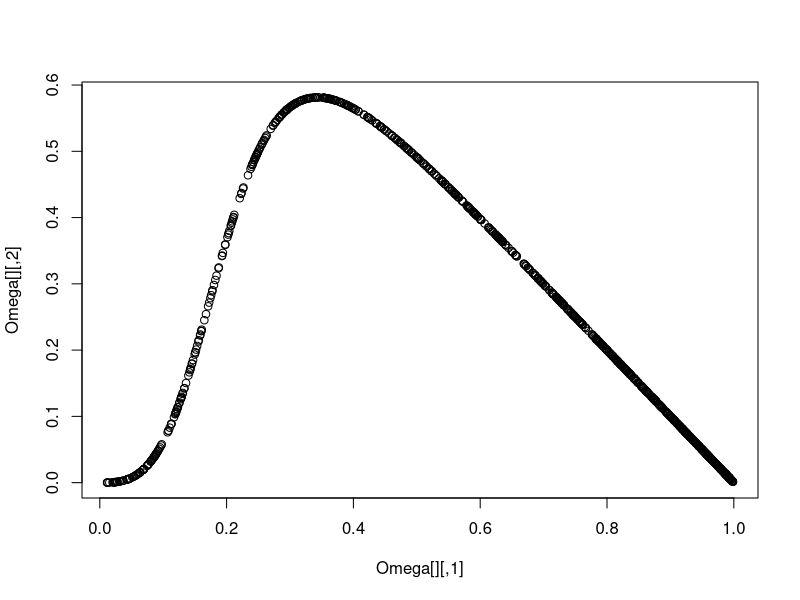
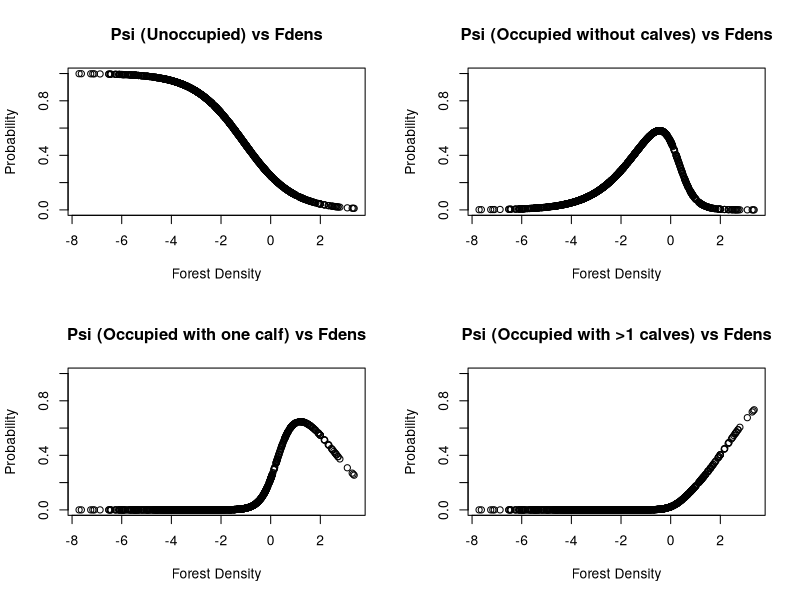
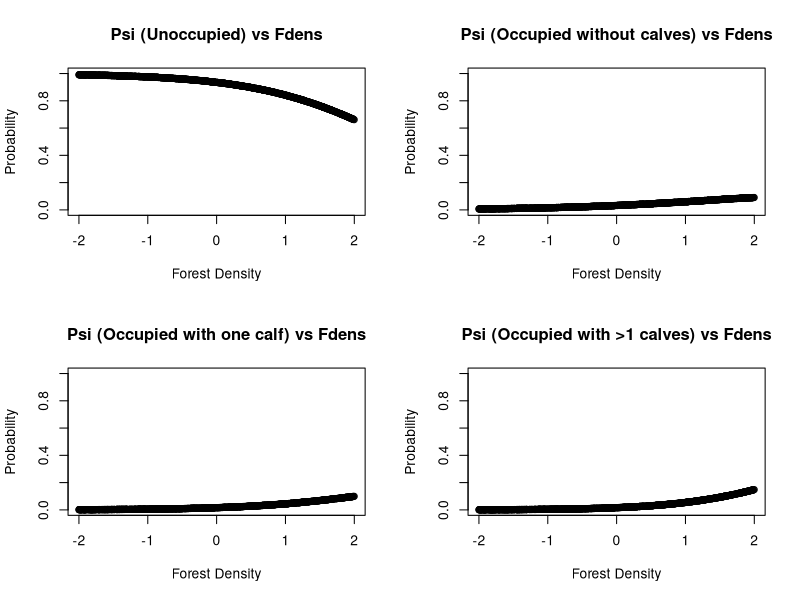
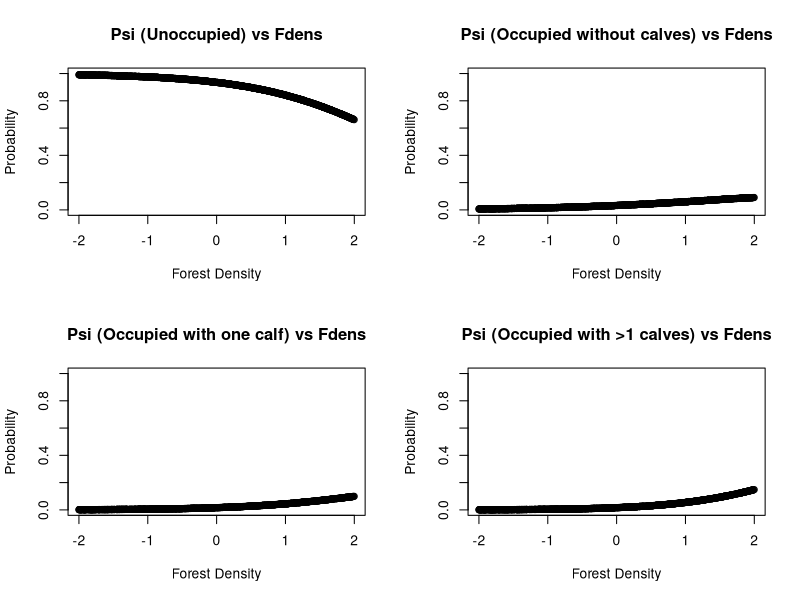
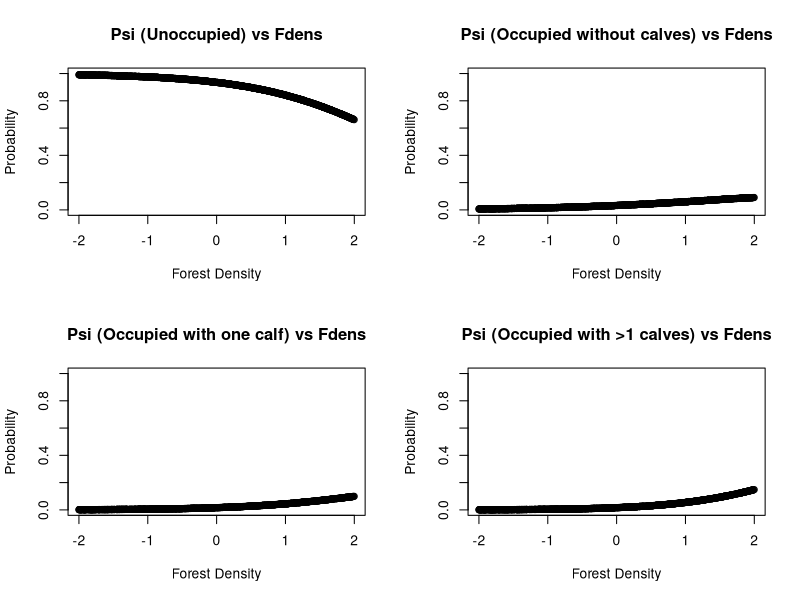
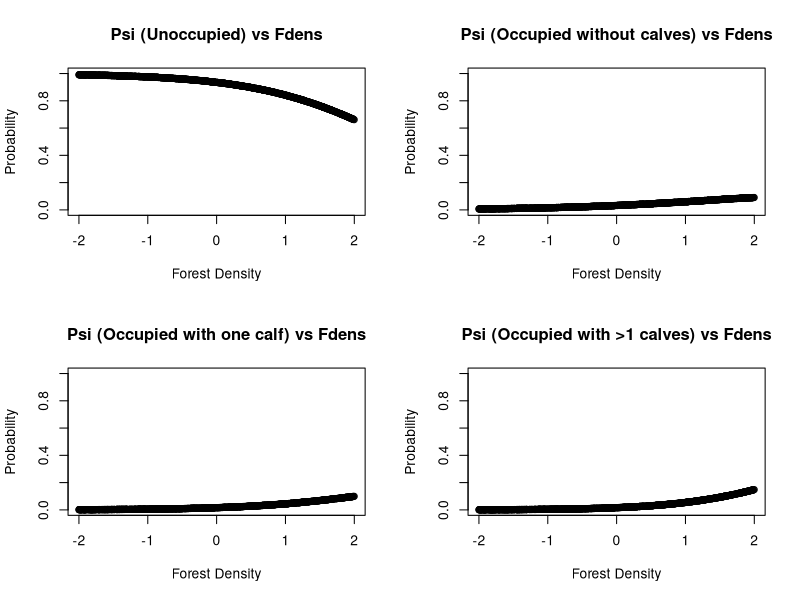

These charts were generated, in order, by the following R code:
psi <- 0.6
R1 <- 0.5
R2 <- 0.2
nsites <- 1000
Fdens <- rnorm(n = nsites, -2, 2)
Fdens2 <- runif(n = nsites, -2, 2)
Omega <- matrix(0, nrow = nsites, ncol = 4)
beta0 = log(c(3, 0.5, 0.1))
beta1 = c(1, 3, 1)
# If covariates are used, calculate Omega based on logistic regression
for (i in 1:nsites) {
  psi_logit <- beta0[1] + beta1[1] * Fdens[i]
  R1_logit <- beta0[2] + beta1[2] * Fdens[i]
  R2_logit <- beta0[3] + beta1[3] * Fdens[i]
  
  psi <- plogis(psi_logit)
  R1 <- plogis(R1_logit)
  R2 <- plogis(R2_logit)
  
  Omega[i, ] <- c(1 - psi, psi * (1 - R1), psi * R1 * (1 - R2), psi * R1 * R2)
}


plot(Omega[])
rowSums(Omega[,2:4])


par(mfrow = c(2, 2))
plot(Fdens, Omega[, 1], main = "Psi (Unoccupied) vs Fdens", xlab = "Forest Density", ylab = "Probability", ylim=c(0,1))
plot(Fdens, Omega[, 2], main = "Psi (Occupied without calves) vs Fdens", xlab = "Forest Density", ylab = "Probability", ylim=c(0,1))
plot(Fdens, Omega[, 3], main = "Psi (Occupied with one calf) vs Fdens", xlab = "Forest Density", ylab = "Probability", ylim=c(0,1))
plot(Fdens, Omega[, 4], main = "Psi (Occupied with >1 calves) vs Fdens", xlab = "Forest Density", ylab = "Probability", ylim=c(0,1))






############

# ------------------------------
# 1. Setup and helper functions
# ------------------------------

rm(list = ls())

set.seed(123)   # for reproducibility
nsites <- 1000

# Generate a covariate 'Fdens'
Fdens <- runif(n = nsites, min = -2, max = 2)

# Helper function: given intercept (b0), slope (b1), and data vector x,
# compute the mean of plogis(b0 + b1 * x).
mean_logistic <- function(b0, b1, x) {
  mean(plogis(b0 + b1 * x))
}

# Objective function for optim: we want the mean of plogis(b0 + b1*x)
# to be a 'target'. We return the squared difference for easy minimization.
obj_fn <- function(b0, b1, x, target) {
  (mean_logistic(b0, b1, x) - target)^2
}

# ------------------------------
# 2. Define scenarios
# ------------------------------

# We'll define the "target occupancy" (mean of psi),
# and also the "target R1" and "target R2" means.
# For simplicity, let's keep R1 = 0.5, R2 = 0.5 across all scenarios,
# so half of occupied sites go to R1, and then half of those to R2, etc.
# But you can definitely vary those if you want different partitions.
scenarios <- data.frame(
  occupancy = c(0.1, 0.3, 0.5, 0.7, 0.9),  # mean of psi
  R1        = 0.5,                       # mean of R1
  R2        = 0.5                        # mean of R2
)

# We also define slopes for psi, R1, R2.
# If you want them to differ by scenario, make them columns in 'scenarios'.
beta1_psi <- 1
beta1_R1  <- 0.5
beta1_R2  <- 0.2

# Prepare a list to hold all results
Omega_list <- vector("list", length = nrow(scenarios))
Beta_list  <- vector("list", length = nrow(scenarios))
# ------------------------------
# 3. Calibrate intercepts and compute Omega
# ------------------------------

for (s in seq_len(nrow(scenarios))) {
  
  # Extract the target means
  target_psi <- scenarios$occupancy[s]
  target_R1  <- scenarios$R1[s]
  target_R2  <- scenarios$R2[s]
  
  # ---- 3a. Solve for beta0_psi so that mean(psi) = target_psi ----
  
  # We'll do a 1D optimization for b0 given we fixed the slope
  res_psi <- optim(
    par    = 0,  # initial guess for intercept
    fn     = function(b0) obj_fn(b0, beta1_psi, Fdens, target_psi),
    method = "BFGS"
  )
  beta0_psi <- res_psi$par
  
  # Check how well it matched the target
  mean_psi <- mean_logistic(beta0_psi, beta1_psi, Fdens)
  
  # ---- 3b. Solve for beta0_R1 so that mean(R1) = target_R1 ----
  res_R1 <- optim(
    par    = 0,
    fn     = function(b0) obj_fn(b0, beta1_R1, Fdens, target_R1),
    method = "BFGS"
  )
  beta0_R1 <- res_R1$par
  mean_R1  <- mean_logistic(beta0_R1, beta1_R1, Fdens)
  
  # ---- 3c. Solve for beta0_R2 so that mean(R2) = target_R2 ----
  res_R2 <- optim(
    par    = 0,
    fn     = function(b0) obj_fn(b0, beta1_R2, Fdens, target_R2),
    method = "BFGS"
  )
  beta0_R2 <- res_R2$par
  mean_R2  <- mean_logistic(beta0_R2, beta1_R2, Fdens)
  
  # ---- 3d. Compute Omega for all sites ----
  
  # For each site, compute psi[i], R1[i], R2[i]
  psi_vals <- plogis(beta0_psi + beta1_psi * Fdens)
  R1_vals  <- plogis(beta0_R1 + beta1_R1 * Fdens)
  R2_vals  <- plogis(beta0_R2 + beta1_R2 * Fdens)
  
  # Build the 4-state matrix
  #   state1 = unoccupied = 1 - psi
  #   state2 = occupied w/o calves = psi * (1 - R1)
  #   state3 = occupied w/ 1 calf  = psi * R1 * (1 - R2)
  #   state4 = occupied w/ >1 calves = psi * R1 * R2
  Omega_scenario <- matrix(NA, nrow = nsites, ncol = 4)
  Omega_scenario[, 1] <- 1 - psi_vals
  Omega_scenario[, 2] <- psi_vals * (1 - R1_vals)
  Omega_scenario[, 3] <- psi_vals * R1_vals * (1 - R2_vals)
  Omega_scenario[, 4] <- psi_vals * R1_vals * R2_vals
  
  # Store in the list
  Omega_list[[s]] <- Omega_scenario
  
  Beta_list[[s]] <- list(
    beta0_psi = beta0_psi,
    beta1_psi = beta1_psi,
    beta0_R1  = beta0_R1,
    beta1_R1  = beta1_R1,
    beta0_R2  = beta0_R2,
    beta1_R2  = beta1_R2
  )
  # Print out a summary
  cat("\nScenario", s, "----------------\n")
  cat("Target mean occupancy (psi) =", target_psi, "\n")
  cat("Achieved mean(psi)         =", round(mean_psi, 4), "\n")
  cat("Target mean R1             =", target_R1, "\n")
  cat("Achieved mean(R1)          =", round(mean_R1, 4), "\n")
  cat("Target mean R2             =", target_R2, "\n")
  cat("Achieved mean(R2)          =", round(mean_R2, 4), "\n")
  
  # Check the actual "mean occupancy" from the final Omega
  #  This is mean( Omega[,2] + Omega[,3] + Omega[,4] )
  mean_occ <- mean(rowSums(Omega_scenario[, 2:4]))
  cat("Mean occupancy from Omega  =", round(mean_occ, 4), "\n")
}
# Done!

mean_occ <- rowSums(Omega_list[[3]][, 2:4])

par(mfrow = c(2, 2))
for (i in 1:4){
plot(Fdens, Omega_list[[1]][, 1], main = "Psi (Unoccupied) vs Fdens", xlab = "Forest Density", ylab = "Probability", ylim=c(0,1))
plot(Fdens, Omega_list[[1]][, 2], main = "Psi (Occupied without calves) vs Fdens", xlab = "Forest Density", ylab = "Probability", ylim=c(0,1))
plot(Fdens, Omega_list[[1]][, 3], main = "Psi (Occupied with one calf) vs Fdens", xlab = "Forest Density", ylab = "Probability", ylim=c(0,1))
plot(Fdens, Omega_list[[1]][, 4], main = "Psi (Occupied with >1 calves) vs Fdens", xlab = "Forest Density", ylab = "Probability", ylim=c(0,1))

}

# s: index of the scenario you're interested in
s <- 1  # or 2, 3, etc.

# Extract intercepts
beta0_vec <- c(
  Beta_list[[s]]$beta0_psi,
  Beta_list[[s]]$beta0_R1,
  Beta_list[[s]]$beta0_R2
)

# Extract slopes
beta1_vec <- c(
  Beta_list[[s]]$beta1_psi,
  Beta_list[[s]]$beta1_R1,
  Beta_list[[s]]$beta1_R2
)

beta0_vec
beta1_vec

# Suppose Beta_list has length = number of scenarios
n_scen <- length(Beta_list)

# Each row in beta0_mat => intercepts for that scenario
beta0_mat <- do.call(rbind, lapply(Beta_list, function(x) {
  c(x$beta0_psi, x$beta0_R1, x$beta0_R2)
}))
colnames(beta0_mat) <- c("psi", "R1", "R2")

# Each row in beta1_mat => slopes for that scenario
beta1_mat <- do.call(rbind, lapply(Beta_list, function(x) {
  c(x$beta1_psi, x$beta1_R1, x$beta1_R2)
}))
colnames(beta1_mat) <- c("psi", "R1", "R2")

beta0_mat
beta1_mat
